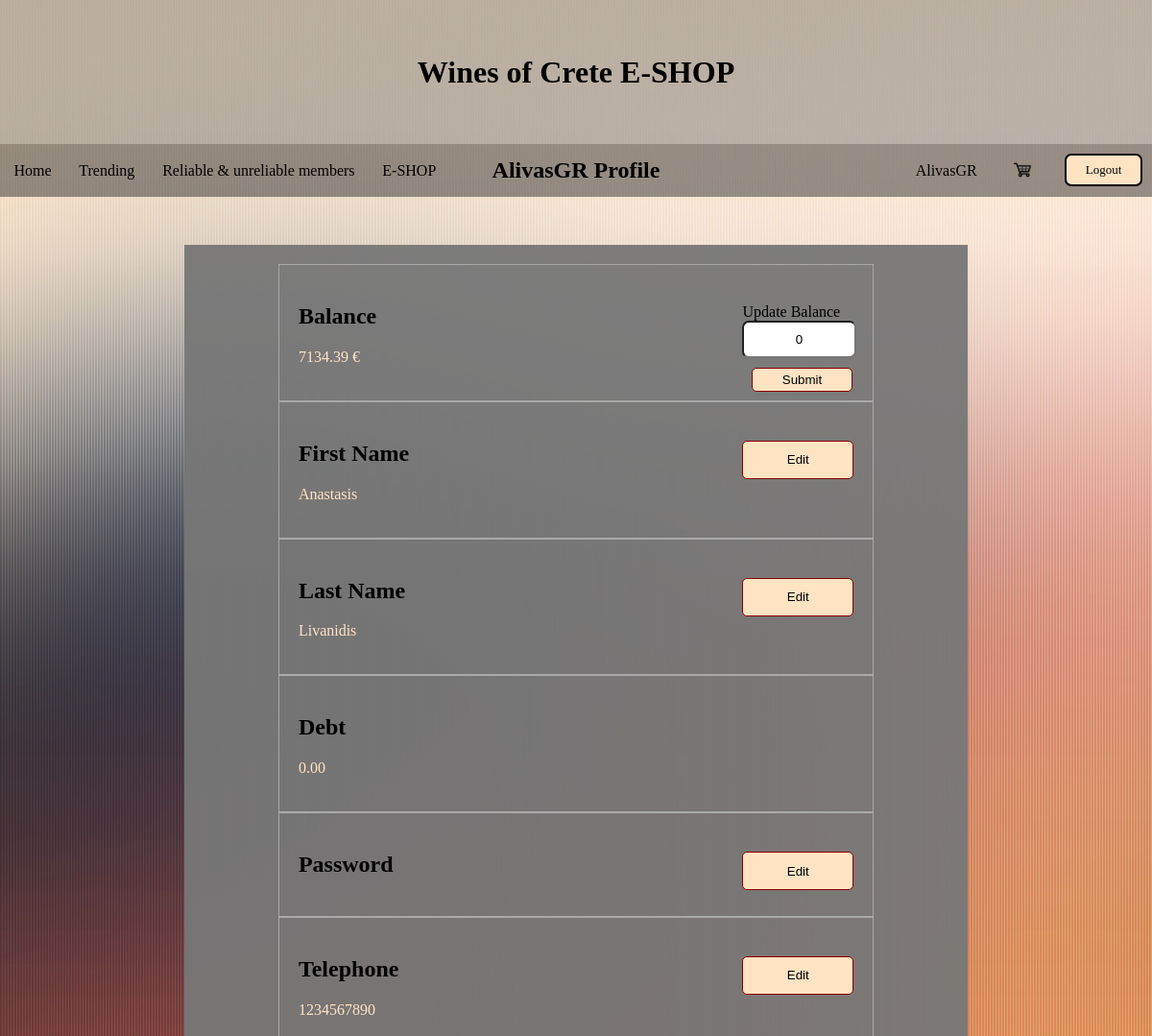
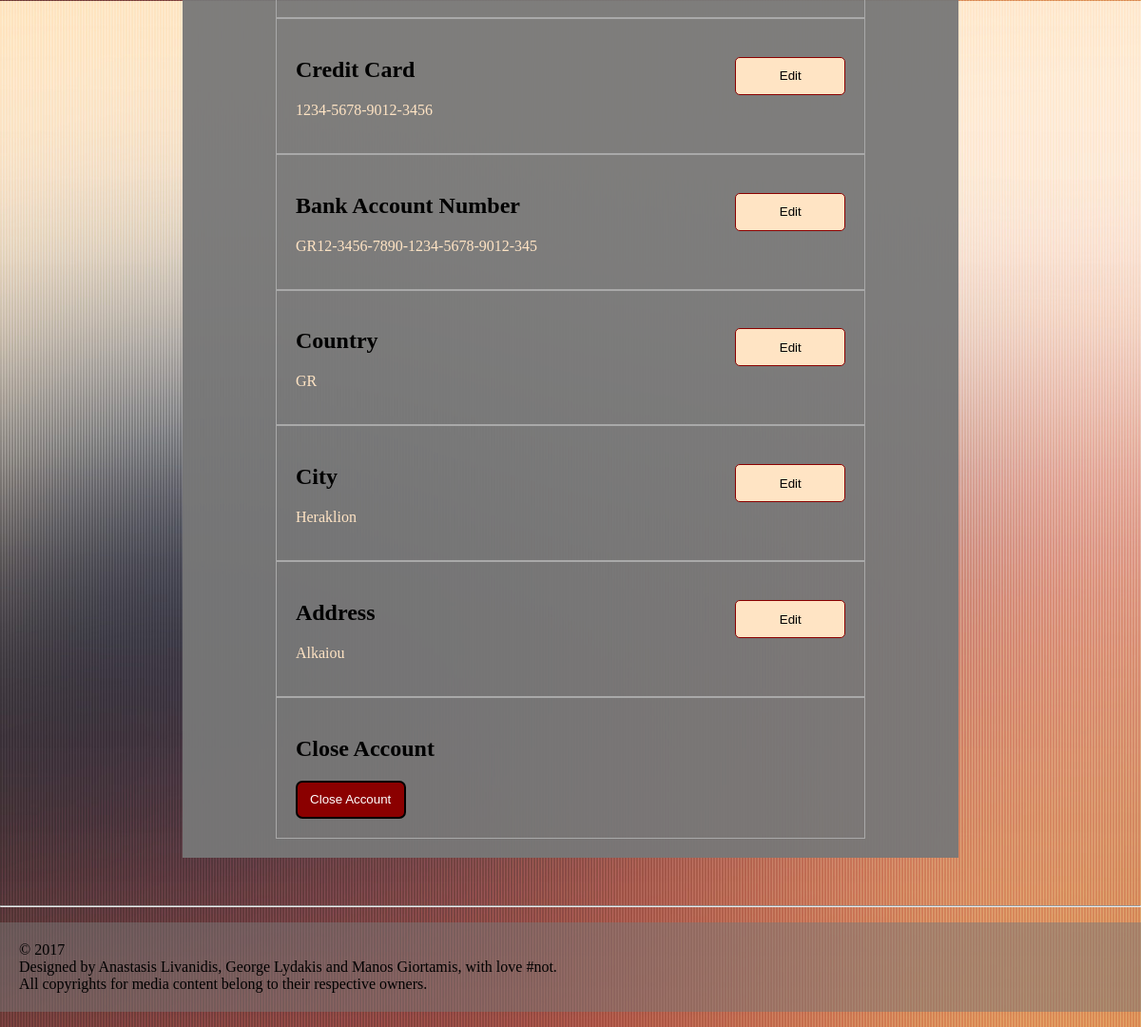
/winesOfCrete/code/woc/profile.php?navc=navcprofile&mc=mcdetails (signed in), run on the app's committed database (2 pictures, top to bottom).
### tables this page shows
CREATE TABLE `member` (
  `mid` int(11) NOT NULL,
  `username` varchar(30) NOT NULL,
  `password` varchar(50) NOT NULL,
  `fname` varchar(30) NOT NULL,
  `lname` varchar(30) NOT NULL,
  `tel` varchar(10) NOT NULL,
  `address` varchar(30) NOT NULL,
  `city` varchar(30) NOT NULL,
  `country` varchar(30) NOT NULL,
  `debt` decimal(6,2) NOT NULL,
  `totalMoneySpent` decimal(11,2) NOT NULL,
  `cardno` varchar(19) NOT NULL,
  `balance` decimal(6,2) NOT NULL,
  `bank_no` varchar(35) NOT NULL
);

### winesOfCrete/code/woc/MemberDB.php (called while the page is built, shortened)
<?php
function getMember($username) {
    $conn = mysqli_connect($GLOBALS['db_server'], $GLOBALS['db_username'], $GLOBALS['db_password'], $GLOBALS['db_name']);
    mysqli_set_charset($conn, "utf8");
    $sql = "SELECT * FROM Member WHERE username = '$username';";
    $result = mysqli_query($conn, $sql);
    return $result;
}

### winesOfCrete/code/woc/mcdetails.php (the view, shortened to what this page needs)
<?php
$user = mysqli_fetch_assoc(getMember($_SESSION['username']));
?>
<ul id ="detailslist">
    <li id ="balancefield">
        <div class = "detail" id = "balancebox">
            <form class ="updbalform" method ="post" action ="profile.php?navc=navcprofile&mc=mcdetails">
                <label for ="balance">Update Balance</label>
                <input type ="text" value ="0" pattern = "^([0-9]+\.)?[0-9]+$" name ="balance"/>
                <input type ="submit" value ="Submit"/>
            </form>
            <h2>Balance</h2>
            <p><?php echo $user['balance'] . " €"; ?></p>
        </div>
    </li>
    <li id ="fnamefield">
        <div class = "detail" id = "fnamebox">
            <input type = "button" value = "Edit" class = "editbutton" onclick = "toggler('fnameform')"/>
            <h2>First Name</h2>
            <p><?php echo $user['fname']; ?></p>
        </div>
    </li>
    <li id ="lnamefield">
        <div class = "detail" id = "lnamebox">
            <input type = "button" value = "Edit" class = "editbutton" onclick = "toggler('lnameform')"/>
            <h2>Last Name</h2>
            <p><?php echo $user['lname']; ?></p>
        </div>
    </li>
    <li id ="debtfield">
        <div class = "detail" id = "debtbox">
            <h2>Debt</h2>
            <p><?php echo $user['debt']; ?></p>
        </div>
    </li>
    <li id ="pwdfield">
        <div class = "detail" id = "pwdbox">
            <input type = "button" value = "Edit" class = "editbutton" onclick = "toggler('pform')"/>
            <h2>Password</h2>
        </div>
    </li>
    <li id ="telfield">
        <div class = "detail" id = "telbox">
            <input type = "button" value = "Edit" class = "editbutton" onclick = "toggler('telform')"/>
            <h2>Telephone</h2>
            <p><?php echo $user['tel']; ?></p>
        </div>
    </li>
    <li id ="cardfield">
        <div class = "detail" id = "cardbox">
            <input type = "button" value = "Edit" class = "editbutton" onclick = "toggler('cardform')"/>
            <h2>Credit Card</h2>
            <p><?php echo $user['cardno']; ?></p>
        </div>
    </li>
    <li id ="bankfield">
        <div class = "detail" id = "bankbox">
            <input type = "button" value = "Edit" class = "editbutton" onclick = "toggler('bankform')"/>
            <h2>Bank Account Number</h2>
            <p><?php echo $user['bank_no']; ?></p>
        </div>
    </li>
    <li id ="ctrfield">
        <div class = "detail" id = "ctrbox">
            <input type = "button" value = "Edit" class = "editbutton" onclick = "toggler('ctrform')"/>
            <h2>Country</h2>
            <p><?php echo $user['country']; ?></p>
        </div>
    </li>
    <li id ="cityfield">
        <div class = "detail" id = "citybox">
            <input type = "button" value = "Edit" class = "editbutton" onclick = "toggler('cityform')"/>
            <h2>City</h2>
            <p><?php echo $user['city']; ?></p>
        </div>
    </li>
    <li id ="adrfield">
        <div class = "detail" id = "adrbox">
            <input type = "button" value = "Edit" class = "editbutton" onclick = "toggler('adressform')"/>
            <h2>Address</h2>
            <p><?php echo $user['address']; ?></p>
        </div>
    </li>
    <li id ="clacfield">
        <div class = "detail" id = "clacbox">
            <h2>Close Account</h2>
            <form method = "post" action = "profile.php?navc=navcprofile&mc=mcdetails">
                <input type = "submit" value = "Close Account" name = "clac" class = "clacbutton"/>
            </form>
        </div>
    </li>
</ul>

### winesOfCrete/code/woc/css/wines.css (style rules this page uses)
.filterArea select, input { height:40px; width:90%; }

### winesOfCrete/code/woc/css/main.css (style rules this page uses)
body { background-image: url('background.jpg'); background-repeat:repeat; margin: 0; padding: 0; position:relative; min-height: 100%; }
#detailslist, #orderlist { list-style: none; text-align: left; margin: 0; padding: 0; }
#detailslist li, #orderlist li { padding: 20px; margin: 0 12%; border: 1px solid darkgray; text-align: left; }
#detailslist li h2, #detailslist li p { width: 50%; }
#detailslist li p { color: bisque; }
#detailslist li .editbutton, #orderlist li .orderbutton { float: right; width: 20%; padding: 2px 5%; border-radius: 5px; background-color: bisque; border: 1px solid darkred; }
#detailslist .clacbutton { background-color: darkred; border: 2px solid black; border-radius: 7px; width: 20%; color: white; }
.updbalform { float: right; width: 20%; }
.updbalform input[type=text] { height: 25px; border-radius: 7px; text-align: center; padding: 5px; }
.updbalform input[type=submit] { height: 25px; border-radius: 5px; background-color: bisque; border: 1px solid darkred; padding: 2px 3%; margin: 10px; }

### data on the page
member: balance "7134.39", fname "Anastasis", lname "Livanidis", debt "0.00", tel "1234567890", cardno "1234-5678-9012-3456", bank_no "GR12-3456-7890-1234-5678-9012-345", country "GR", city "Heraklion", address "Alkaiou"

### other printed values
$_SESSION['username'] "AlivasGR"
